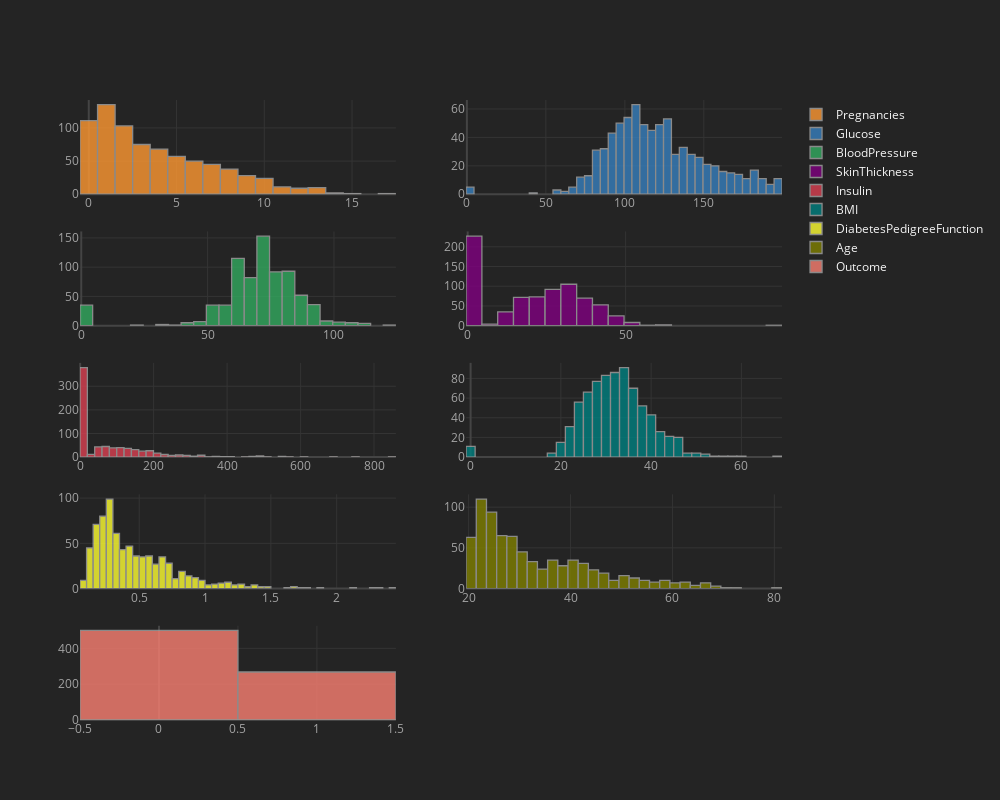

Notebook code cell kept with this figure:
### Markdown cell above
No Null vals whatsoever!

### Code cell
### bird-eyw view of dataset

df.iplot(kind='hist', subplots=True, dimensions=(1000, 800))

### Figure 1 — Plotly figure (JSON) as saved in the notebook; plotly's stock layout.template omitted (floating-point values rounded to 4 significant figures; data arrays with more than 128 entries replaced by an {"elided": "..."} marker saying what was removed)
{"data": [{"histfunc": "count", "histnorm": "", "marker": {"color": "rgba(255, 153, 51, 1.0)", "line": {"color": "#A4A4A4", "width": 1.3}}, "name": "Pregnancies", "opacity": 0.8, "orientation": "v", "type": "histogram", "x": {"elided": "768 int values"}, "xaxis": "x", "yaxis": "y"}, {"histfunc": "count", "histnorm": "", "marker": {"color": "rgba(55, 128, 191, 1.0)", "line": {"color": "#A4A4A4", "width": 1.3}}, "name": "Glucose", "opacity": 0.8, "orientation": "v", "type": "histogram", "x": {"elided": "768 int values"}, "xaxis": "x2", "yaxis": "y2"}, {"histfunc": "count", "histnorm": "", "marker": {"color": "rgba(50, 171, 96, 1.0)", "line": {"color": "#A4A4A4", "width": 1.3}}, "name": "BloodPressure", "opacity": 0.8, "orientation": "v", "type": "histogram", "x": {"elided": "768 int values"}, "xaxis": "x3", "yaxis": "y3"}, {"histfunc": "count", "histnorm": "", "marker": {"color": "rgba(128, 0, 128, 1.0)", "line": {"color": "#A4A4A4", "width": 1.3}}, "name": "SkinThickness", "opacity": 0.8, "orientation": "v", "type": "histogram", "x": {"elided": "768 int values"}, "xaxis": "x4", "yaxis": "y4"}, {"histfunc": "count", "histnorm": "", "marker": {"color": "rgba(219, 64, 82, 1.0)", "line": {"color": "#A4A4A4", "width": 1.3}}, "name": "Insulin", "opacity": 0.8, "orientation": "v", "type": "histogram", "x": {"elided": "768 int values"}, "xaxis": "x5", "yaxis": "y5"}, {"histfunc": "count", "histnorm": "", "marker": {"color": "rgba(0, 128, 128, 1.0)", "line": {"color": "#A4A4A4", "width": 1.3}}, "name": "BMI", "opacity": 0.8, "orientation": "v", "type": "histogram", "x": {"elided": "768 float values"}, "xaxis": "x6", "yaxis": "y6"}, {"histfunc": "count", "histnorm": "", "marker": {"color": "rgba(255, 255, 51, 1.0)", "line": {"color": "#A4A4A4", "width": 1.3}}, "name": "DiabetesPedigreeFunction", "opacity": 0.8, "orientation": "v", "type": "histogram", "x": {"elided": "768 float values"}, "xaxis": "x7", "yaxis": "y7"}, {"histfunc": "count", "histnorm": "", "marker": {"color": "rgba(128, 128, 0, 1.0)", "line": {"color": "#A4A4A4", "width": 1.3}}, "name": "Age", "opacity": 0.8, "orientation": "v", "type": "histogram", "x": {"elided": "768 int values"}, "xaxis": "x8", "yaxis": "y8"}, {"histfunc": "count", "histnorm": "", "marker": {"color": "rgba(251, 128, 114, 1.0)", "line": {"color": "#A4A4A4", "width": 1.3}}, "name": "Outcome", "opacity": 0.8, "orientation": "v", "type": "histogram", "x": {"elided": "768 int values"}, "xaxis": "x9", "yaxis": "y9"}], "layout": {"barmode": "overlay", "height": 800, "legend": {"bgcolor": "#242424", "font": {"color": "#F4F4F4"}}, "paper_bgcolor": "#242424", "plot_bgcolor": "#242424", "title": {"font": {"color": "#F4F4F4"}}, "width": 1000, "xaxis": {"anchor": "y", "domain": [0, 0.45], "gridcolor": "#343434", "showgrid": true, "tickfont": {"color": "#A4A4A4"}, "title": {"font": {"color": "#A4A4A4"}, "text": ""}, "zerolinecolor": "#444444"}, "xaxis10": {"anchor": "y10", "domain": [0.55, 1], "gridcolor": "#343434", "showgrid": true, "tickfont": {"color": "#A4A4A4"}, "title": {"font": {"color": "#A4A4A4"}, "text": ""}, "zerolinecolor": "#444444"}, "xaxis2": {"anchor": "y2", "domain": [0.55, 1], "gridcolor": "#343434", "showgrid": true, "tickfont": {"color": "#A4A4A4"}, "title": {"font": {"color": "#A4A4A4"}, "text": ""}, "zerolinecolor": "#444444"}, "xaxis3": {"anchor": "y3", "domain": [0, 0.45], "gridcolor": "#343434", "showgrid": true, "tickfont": {"color": "#A4A4A4"}, "title": {"font": {"color": "#A4A4A4"}, "text": ""}, "zerolinecolor": "#444444"}, "xaxis4": {"anchor": "y4", "domain": [0.55, 1], "gridcolor": "#343434", "showgrid": true, "tickfont": {"color": "#A4A4A4"}, "title": {"font": {"color": "#A4A4A4"}, "text": ""}, "zerolinecolor": "#444444"}, "xaxis5": {"anchor": "y5", "domain": [0, 0.45], "gridcolor": "#343434", "showgrid": true, "tickfont": {"color": "#A4A4A4"}, "title": {"font": {"color": "#A4A4A4"}, "text": ""}, "zerolinecolor": "#444444"}, "xaxis6": {"anchor": "y6", "domain": [0.55, 1], "gridcolor": "#343434", "showgrid": true, "tickfont": {"color": "#A4A4A4"}, "title": {"font": {"color": "#A4A4A4"}, "text": ""}, "zerolinecolor": "#444444"}, "xaxis7": {"anchor": "y7", "domain": [0, 0.45], "gridcolor": "#343434", "showgrid": true, "tickfont": {"color": "#A4A4A4"}, "title": {"font": {"color": "#A4A4A4"}, "text": ""}, "zerolinecolor": "#444444"}, "xaxis8": {"anchor": "y8", "domain": [0.55, 1], "gridcolor": "#343434", "showgrid": true, "tickfont": {"color": "#A4A4A4"}, "title": {"font": {"color": "#A4A4A4"}, "text": ""}, "zerolinecolor": "#444444"}, "xaxis9": {"anchor": "y9", "domain": [0, 0.45], "gridcolor": "#343434", "showgrid": true, "tickfont": {"color": "#A4A4A4"}, "title": {"font": {"color": "#A4A4A4"}, "text": ""}, "zerolinecolor": "#444444"}, "yaxis": {"anchor": "x", "domain": [0.848, 1], "gridcolor": "#343434", "showgrid": true, "tickfont": {"color": "#A4A4A4"}, "title": {"font": {"color": "#A4A4A4"}, "text": ""}, "zerolinecolor": "#444444"}, "yaxis10": {"anchor": "x10", "domain": [0, 0.152], "gridcolor": "#343434", "showgrid": true, "tickfont": {"color": "#A4A4A4"}, "title": {"font": {"color": "#A4A4A4"}, "text": ""}, "zerolinecolor": "#444444"}, "yaxis2": {"anchor": "x2", "domain": [0.848, 1], "gridcolor": "#343434", "showgrid": true, "tickfont": {"color": "#A4A4A4"}, "title": {"font": {"color": "#A4A4A4"}, "text": ""}, "zerolinecolor": "#444444"}, "yaxis3": {"anchor": "x3", "domain": [0.636, 0.788], "gridcolor": "#343434", "showgrid": true, "tickfont": {"color": "#A4A4A4"}, "title": {"font": {"color": "#A4A4A4"}, "text": ""}, "zerolinecolor": "#444444"}, "yaxis4": {"anchor": "x4", "domain": [0.636, 0.788], "gridcolor": "#343434", "showgrid": true, "tickfont": {"color": "#A4A4A4"}, "title": {"font": {"color": "#A4A4A4"}, "text": ""}, "zerolinecolor": "#444444"}, "yaxis5": {"anchor": "x5", "domain": [0.424, 0.576], "gridcolor": "#343434", "showgrid": true, "tickfont": {"color": "#A4A4A4"}, "title": {"font": {"color": "#A4A4A4"}, "text": ""}, "zerolinecolor": "#444444"}, "yaxis6": {"anchor": "x6", "domain": [0.424, 0.576], "gridcolor": "#343434", "showgrid": true, "tickfont": {"color": "#A4A4A4"}, "title": {"font": {"color": "#A4A4A4"}, "text": ""}, "zerolinecolor": "#444444"}, "yaxis7": {"anchor": "x7", "domain": [0.212, 0.364], "gridcolor": "#343434", "showgrid": true, "tickfont": {"color": "#A4A4A4"}, "title": {"font": {"color": "#A4A4A4"}, "text": ""}, "zerolinecolor": "#444444"}, "yaxis8": {"anchor": "x8", "domain": [0.212, 0.364], "gridcolor": "#343434", "showgrid": true, "tickfont": {"color": "#A4A4A4"}, "title": {"font": {"color": "#A4A4A4"}, "text": ""}, "zerolinecolor": "#444444"}, "yaxis9": {"anchor": "x9", "domain": [0, 0.152], "gridcolor": "#343434", "showgrid": true, "tickfont": {"color": "#A4A4A4"}, "title": {"font": {"color": "#A4A4A4"}, "text": ""}, "zerolinecolor": "#444444"}}}
